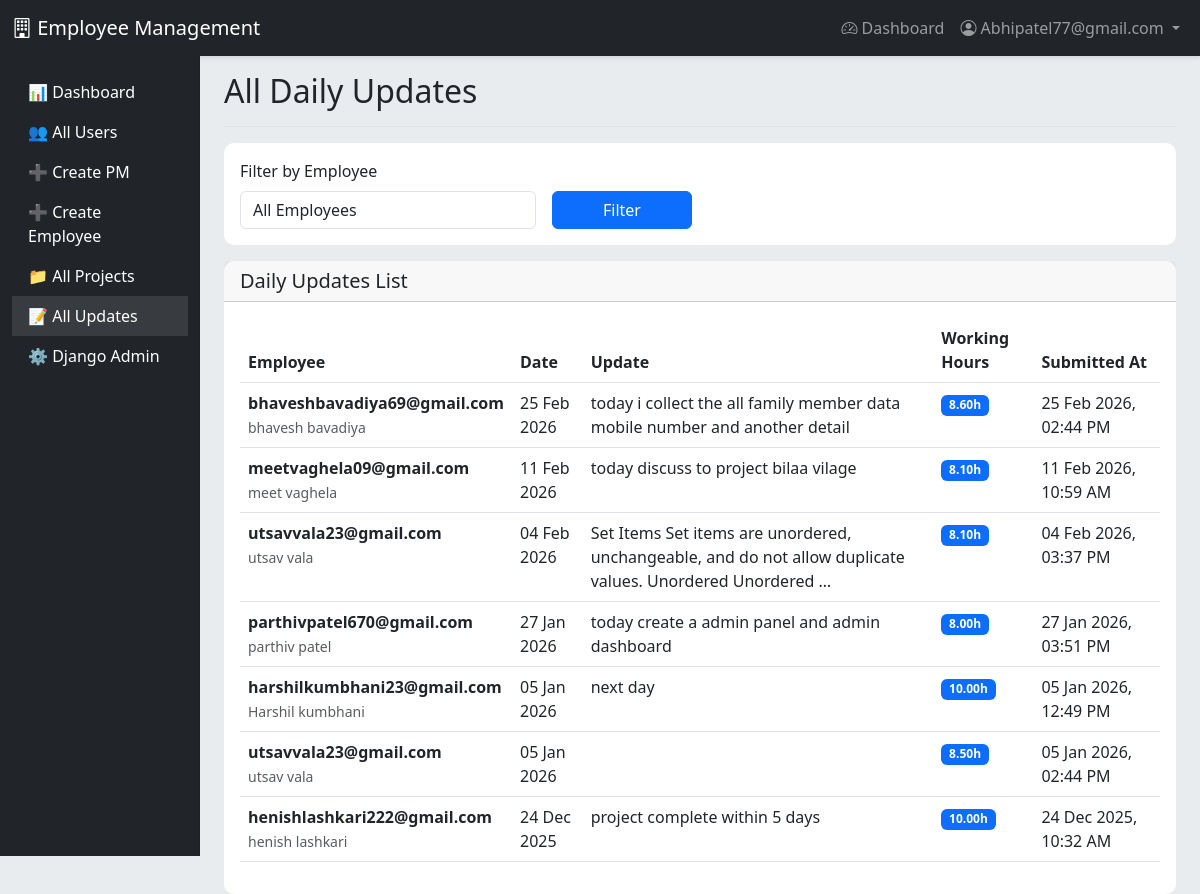
Before: /updates/ (signed in) with the older database file.
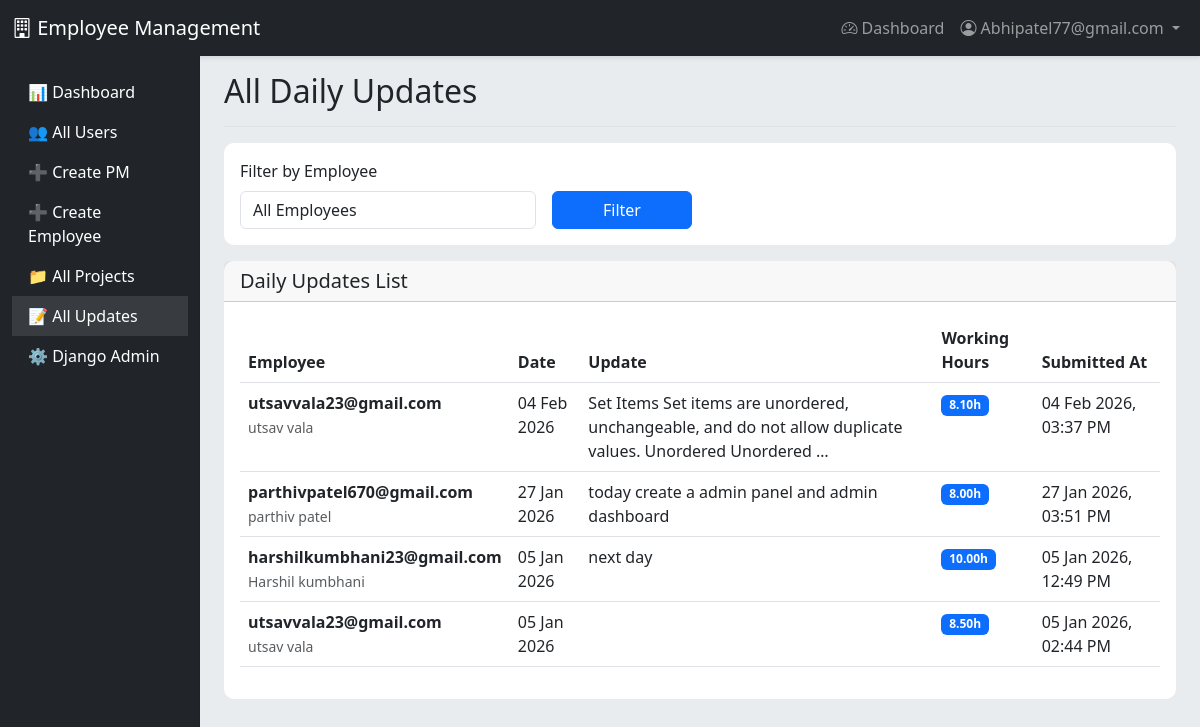
After: the same page with the newer database file.
### accounts/models.py (models this page shows, shortened)
class DailyUpdate(models.Model):
    employee = models.ForeignKey(
        User,
        on_delete=models.CASCADE,  # ← Already correct
        limit_choices_to={'role': 'EMPLOYEE'},
        related_name='daily_updates'
    )
    date = models.DateField(default=timezone.now)
    update_text = models.TextField()
    working_hours = models.DecimalField(
        max_digits=4,
        decimal_places=2,
        validators=[MinValueValidator(0)],
        help_text="Working hours for the day"
    )
    created_at = models.DateTimeField(auto_now_add=True)
    updated_at = models.DateTimeField(auto_now=True)
    class Meta:
        db_table = 'daily_updates'
        ordering = ['-date', '-created_at']
        unique_together = ['employee', 'date']
        verbose_name = 'Daily Update'
        verbose_name_plural = 'Daily Updates'

class User(AbstractUser):
    ROLE_CHOICES = (
        ('EMPLOYEE', 'Employee'),
        ('PM', 'Project Manager'),
        ('ADMIN', 'Admin'),
    )
    username = None
    email = models.EmailField(unique=True)
    role = models.CharField(max_length=10, choices=ROLE_CHOICES, default='EMPLOYEE')
    profile_image = models.ImageField(upload_to='profiles/', null=True, blank=True)
    is_verified = models.BooleanField(default=False)
    verification_token = models.CharField(max_length=100, blank=True)
    created_by = models.ForeignKey(
        'self',
        on_delete=models.CASCADE,  # ← Ye change kiya
        null=True,
        blank=True,
        related_name='created_users'
    )
    USERNAME_FIELD = 'email'
    REQUIRED_FIELDS = []
    objects = UserManager()
    class Meta:
        db_table = 'users'
        verbose_name = 'User'
        verbose_name_plural = 'Users'

### accounts/views.py (the view)
    def wrapper(request, *args, **kwargs):
        if not request.user.is_authenticated or request.user.role != 'ADMIN':
            messages.error(request, 'Access denied. Admin only.')
            return redirect('dashboard')
        return view_func(request, *args, **kwargs)

### accounts/views.py (called while the page is built)
def admin_required(view_func):
    def wrapper(request, *args, **kwargs):
        if not request.user.is_authenticated or request.user.role != 'ADMIN':
            messages.error(request, 'Access denied. Admin only.')
            return redirect('dashboard')
        return view_func(request, *args, **kwargs)
    return wrapper

@login_required
@admin_required
def admin_updates_list(request):
    updates = DailyUpdate.objects.all().order_by('-date')
    employee_id = request.GET.get('employee')
    if employee_id:
        updates = updates.filter(employee_id=employee_id)
    context = {
        'updates': updates,
        'employees': User.objects.filter(role='EMPLOYEE'),
    }
    return render(request, 'admin_updates_list.html', context)

### accounts/templates/admin_updates_list.html (shortened to what the changed rows need)
{% extends 'base.html' %}
{% load static %}
{% block content %}
<div class="container-fluid">
    <div class="row">
        <main class="col-md-10 ms-sm-auto px-md-4" style="margin-left: 16.66667%;">
            <div class="d-flex justify-content-between flex-wrap flex-md-nowrap align-items-center pt-3 pb-2 mb-3 border-bottom">
                <h1 class="h2">All Daily Updates</h1>
            </div>
            <div class="card">
                <div class="card-body">
                    <div class="table-responsive">
                        <table class="table table-hover">
                            <thead>
                                <tr>
                                    <th>Employee</th>
                                    <th>Date</th>
                                    <th>Update</th>
                                    <th>Working Hours</th>
                                    <th>Submitted At</th>
                                </tr>
                            </thead>
                            <tbody>
                                {% for update in updates %}
                                <tr>
                                    <td>
                                        <strong>{{ update.employee.email }}</strong><br>
                                        <small class="text-muted">{{ update.employee.get_full_name|default:"-" }}</small>
                                    </td>
                                    <td>{{ update.date|date:"d M Y" }}</td>
                                    <td>{{ update.update_text|truncatewords:15 }}</td>
                                    <td><span class="badge bg-primary">{{ update.working_hours }}h</span></td>
                                    <td>{{ update.created_at|date:"d M Y, h:i A" }}</td>
                                </tr>
                                {% empty %}
                                <tr>
                                    <td colspan="5" class="text-center text-muted">
                                        No daily updates submitted yet
                                    </td>
                                </tr>
                                {% endfor %}
                            </tbody>
                        </table>
                    </div>
                </div>
            </div>
        </main>
    </div>
</div>
{% endblock %}

Changed rows visible on the page:
removed DailyUpdate: employee.email "bhaveshbavadiya69@gmail.com", employee.get_full_name "bhavesh bavadiya", date "25 Feb 2026", update_text "today i collect the all family member data mobile number and another detail", working_hours "8.60", created_at "25 Feb 2026, 02:44 PM"
removed DailyUpdate: employee.email "meetvaghela09@gmail.com", employee.get_full_name "meet vaghela", date "11 Feb 2026", update_text "today discuss to project bilaa vilage", working_hours "8.10", created_at "11 Feb 2026, 10:59 AM"
removed DailyUpdate: employee.email "henishlashkari222@gmail.com", employee.get_full_name "henish lashkari", date "24 Dec 2025", update_text "project complete within 5 days", working_hours "10.00", created_at "24 Dec 2025, 10:32 AM"
